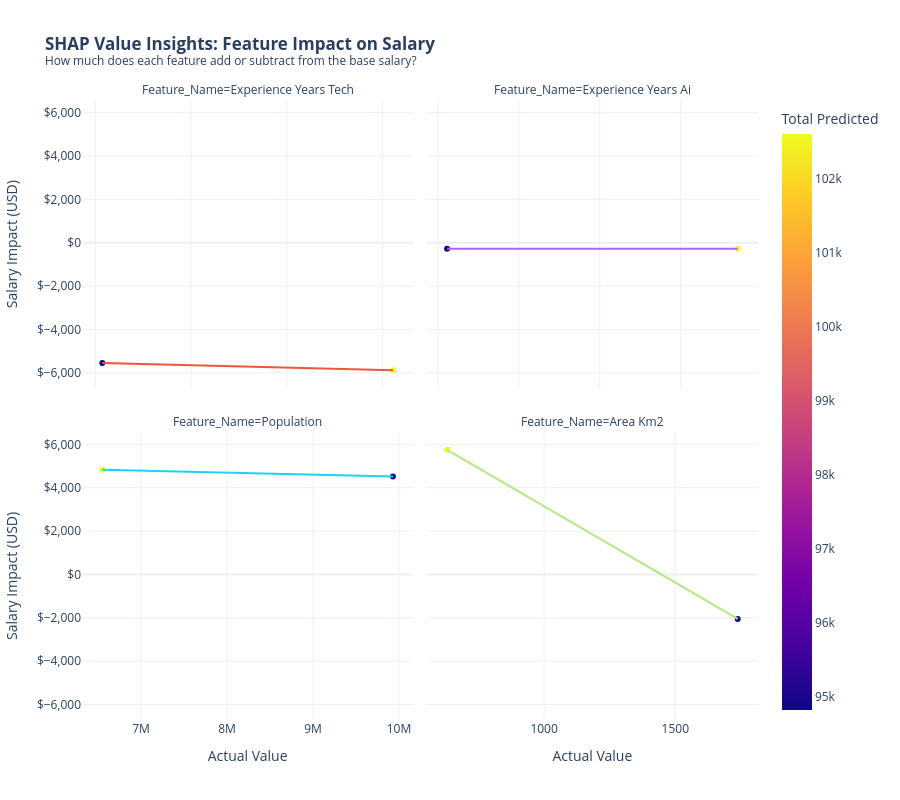

Notebook source saved alongside this figure:
### Code cell
# 1️⃣ Daten-Vorbereitung mit Länder-Index
# Wir stellen sicher, dass der Index erhalten bleibt, um Länder zuzuordnen
X_train, X_test, y_train, y_test = train_test_split(X, y, test_size=0.2, random_state=42)
countries_test = df_model.loc[X_test.index, 'country']

# 2️⃣ SHAP Explainer (TreeExplainer ist schneller für Random Forest)
explainer = shap.TreeExplainer(rf)
shap_values_obj = explainer(X_test)

# 3️⃣ SHAP-Daten für Plotly aufbereiten
# Wir erstellen eine "Long Format" Tabelle für die Interaktivität
all_features_df = []

for i, col in enumerate(features):
    temp_df = pd.DataFrame({
        'Feature_Value': X_test[col].values,
        'SHAP_Impact_USD': shap_values_obj.values[:, i], # Der $/€ Beitrag dieses Features
        'Country': countries_test.values,
        'Feature_Name': col.replace('_', ' ').title(),
        'Total_Predicted': rf.predict(X_test)
    })
    all_features_df.append(temp_df)

shap_plot_df = pd.concat(all_features_df)

# 4️⃣ Interaktiver Scatter-Plot mit Trendlinie
fig = px.scatter(
    shap_plot_df,
    x='Feature_Value',
    y='SHAP_Impact_USD',
    facet_col='Feature_Name',
    facet_col_wrap=2,
    color='Total_Predicted',
    hover_name='Country',
    trendline="lowess", # Fügt eine glatte Durchschnittslinie (PDP-Style) hinzu
    render_mode='svg',
    labels={'Feature_Value': 'Actual Value', 'SHAP_Impact_USD': 'Salary Impact (USD)'},
    title='<b>SHAP Value Insights: Feature Impact on Salary</b><br><sup>How much does each feature add or subtract from the base salary?</sup>',
    template='plotly_white'
)

# 5️⃣ Layout Optimierung
fig.update_xaxes(matches=None) # Eigene X-Achsen für Jahre vs. Population
fig.update_yaxes(tickprefix="$", tickformat=",.0f")
fig.update_layout(height=800, coloraxis_colorbar_title="Total Predicted")

fig.show()

### Figure 1 — Plotly figure (JSON) as saved in the notebook; plotly's stock layout.template omitted (floating-point values rounded to 4 significant figures)
{"data": [{"hovertemplate": "<b>%{hovertext}</b><br><br>Feature_Name=Experience Years Tech<br>Actual Value=%{x}<br>Salary Impact (USD)=%{y}<br>Total_Predicted=%{marker.color}<extra></extra>", "hovertext": ["Uk", "Canada"], "legendgroup": "", "marker": {"color": [94820.0, 102600.0], "coloraxis": "coloraxis", "symbol": "circle"}, "mode": "markers", "name": "", "orientation": "v", "showlegend": false, "type": "scatter", "x": [6.921, 6.951], "xaxis": "x3", "y": [-5546.0, -5878.0], "yaxis": "y3"}, {"hovertemplate": "<b>LOWESS trendline</b><br><br>Feature_Name=Experience Years Tech<br>Actual Value=%{x}<br>Salary Impact (USD)=%{y} <b>(trend)</b><extra></extra>", "legendgroup": "", "marker": {"symbol": "circle"}, "mode": "lines", "name": "", "showlegend": false, "type": "scatter", "x": [6.921, 6.951], "xaxis": "x3", "y": [-5546.0, -5878.0], "yaxis": "y3"}, {"hovertemplate": "<b>%{hovertext}</b><br><br>Feature_Name=Experience Years Ai<br>Actual Value=%{x}<br>Salary Impact (USD)=%{y}<br>Total_Predicted=%{marker.color}<extra></extra>", "hovertext": ["Uk", "Canada"], "legendgroup": "", "marker": {"color": [94820.0, 102600.0], "coloraxis": "coloraxis", "symbol": "circle"}, "mode": "markers", "name": "", "orientation": "v", "showlegend": false, "type": "scatter", "x": [6.456, 6.635], "xaxis": "x4", "y": [-277.2, -277.2], "yaxis": "y4"}, {"hovertemplate": "<b>LOWESS trendline</b><br><br>Feature_Name=Experience Years Ai<br>Actual Value=%{x}<br>Salary Impact (USD)=%{y} <b>(trend)</b><extra></extra>", "legendgroup": "", "marker": {"symbol": "circle"}, "mode": "lines", "name": "", "showlegend": false, "type": "scatter", "x": [6.456, 6.635], "xaxis": "x4", "y": [-277.2, -277.2], "yaxis": "y4"}, {"hovertemplate": "<b>%{hovertext}</b><br><br>Feature_Name=Population<br>Actual Value=%{x}<br>Salary Impact (USD)=%{y}<br>Total_Predicted=%{marker.color}<extra></extra>", "hovertext": ["Uk", "Canada"], "legendgroup": "", "marker": {"color": [94820.0, 102600.0], "coloraxis": "coloraxis", "symbol": "circle"}, "mode": "markers", "name": "", "orientation": "v", "showlegend": false, "type": "scatter", "x": [9930000.0, 6550000.0], "xaxis": "x", "y": [4520.0, 4833.0], "yaxis": "y"}, {"hovertemplate": "<b>LOWESS trendline</b><br><br>Feature_Name=Population<br>Actual Value=%{x}<br>Salary Impact (USD)=%{y} <b>(trend)</b><extra></extra>", "legendgroup": "", "marker": {"symbol": "circle"}, "mode": "lines", "name": "", "showlegend": false, "type": "scatter", "x": [6550000.0, 9930000.0], "xaxis": "x", "y": [4833.0, 4520.0], "yaxis": "y"}, {"hovertemplate": "<b>%{hovertext}</b><br><br>Feature_Name=Area Km2<br>Actual Value=%{x}<br>Salary Impact (USD)=%{y}<br>Total_Predicted=%{marker.color}<extra></extra>", "hovertext": ["Uk", "Canada"], "legendgroup": "", "marker": {"color": [94820.0, 102600.0], "coloraxis": "coloraxis", "symbol": "circle"}, "mode": "markers", "name": "", "orientation": "v", "showlegend": false, "type": "scatter", "x": [1738.0, 630.0], "xaxis": "x2", "y": [-2054.0, 5747.0], "yaxis": "y2"}, {"hovertemplate": "<b>LOWESS trendline</b><br><br>Feature_Name=Area Km2<br>Actual Value=%{x}<br>Salary Impact (USD)=%{y} <b>(trend)</b><extra></extra>", "legendgroup": "", "marker": {"symbol": "circle"}, "mode": "lines", "name": "", "showlegend": false, "type": "scatter", "x": [630.0, 1738.0], "xaxis": "x2", "y": [5747.0, -2054.0], "yaxis": "y2"}], "layout": {"annotations": [{"font": {}, "showarrow": false, "text": "Feature_Name=Population", "x": 0.245, "xanchor": "center", "xref": "paper", "y": 0.465, "yanchor": "bottom", "yref": "paper"}, {"font": {}, "showarrow": false, "text": "Feature_Name=Area Km2", "x": 0.755, "xanchor": "center", "xref": "paper", "y": 0.465, "yanchor": "bottom", "yref": "paper"}, {"font": {}, "showarrow": false, "text": "Feature_Name=Experience Years Tech", "x": 0.245, "xanchor": "center", "xref": "paper", "y": 1.0, "yanchor": "bottom", "yref": "paper"}, {"font": {}, "showarrow": false, "text": "Feature_Name=Experience Years Ai", "x": 0.755, "xanchor": "center", "xref": "paper", "y": 1.0, "yanchor": "bottom", "yref": "paper"}], "coloraxis": {"colorbar": {"title": {"text": "Total Predicted"}}, "colorscale": [[0, "#0d0887"], [0.1111, "#46039f"], [0.2222, "#7201a8"], [0.3333, "#9c179e"], [0.4444, "#bd3786"], [0.5556, "#d8576b"], [0.6667, "#ed7953"], [0.7778, "#fb9f3a"], [0.8889, "#fdca26"], [1, "#f0f921"]]}, "height": 800, "legend": {"tracegroupgap": 0}, "title": {"text": "<b>SHAP Value Insights: Feature Impact on Salary</b><br><sup>How much does each feature add or subtract from the base salary?</sup>"}, "xaxis": {"anchor": "y", "domain": [0, 0.49], "title": {"text": "Actual Value"}}, "xaxis2": {"anchor": "y2", "domain": [0.51, 1], "title": {"text": "Actual Value"}}, "xaxis3": {"anchor": "y3", "domain": [0, 0.49], "showticklabels": false}, "xaxis4": {"anchor": "y4", "domain": [0.51, 1], "showticklabels": false}, "yaxis": {"anchor": "x", "domain": [0, 0.465], "tickformat": ",.0f", "tickprefix": "$", "title": {"text": "Salary Impact (USD)"}}, "yaxis2": {"anchor": "x2", "domain": [0, 0.465], "matches": "y", "showticklabels": false, "tickformat": ",.0f", "tickprefix": "$"}, "yaxis3": {"anchor": "x3", "domain": [0.535, 1.0], "matches": "y", "tickformat": ",.0f", "tickprefix": "$", "title": {"text": "Salary Impact (USD)"}}, "yaxis4": {"anchor": "x4", "domain": [0.535, 1.0], "matches": "y", "showticklabels": false, "tickformat": ",.0f", "tickprefix": "$"}}}
